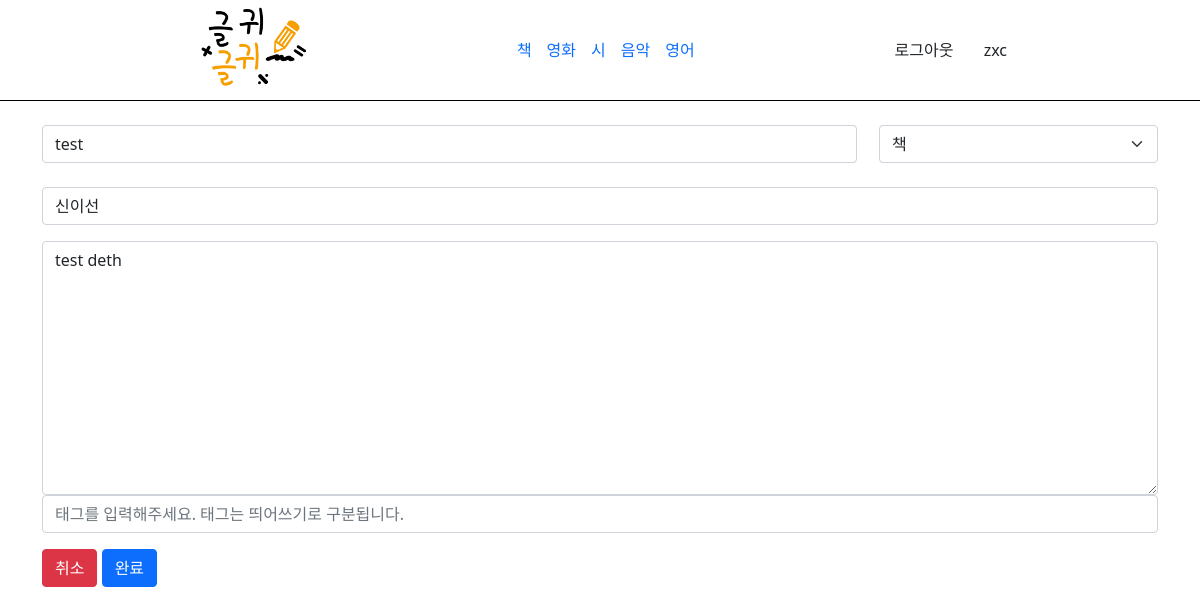
/edit?id=1 (signed in), run on an earlier commit of the app's database.
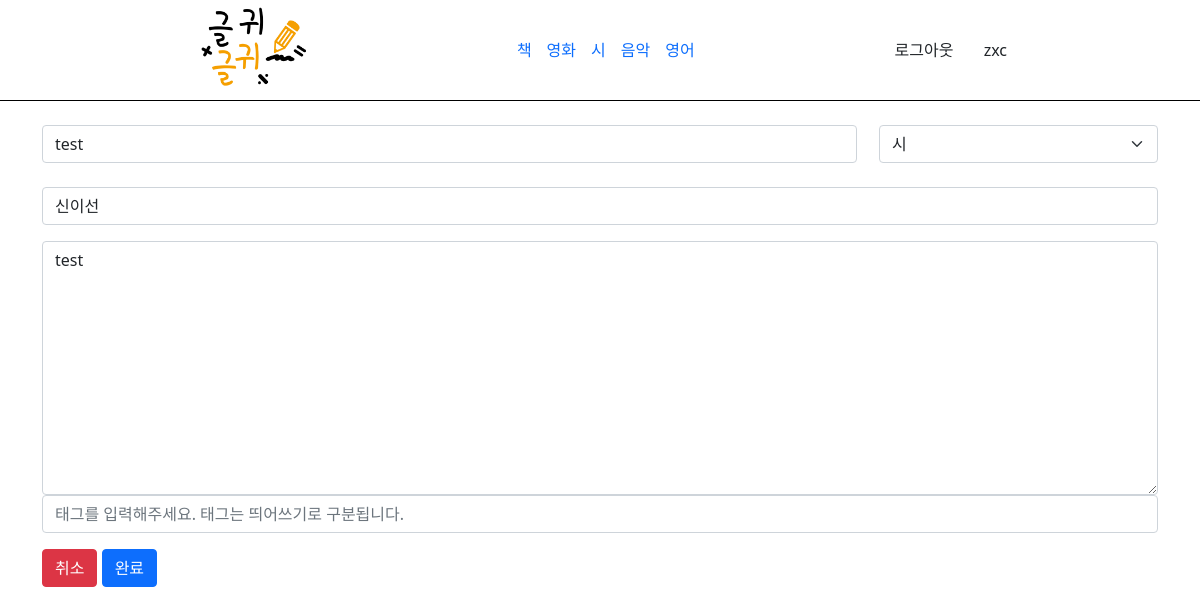
And on a later commit of the database.
### tables this page shows
CREATE TABLE `list` (
  `id` int(11) NOT NULL,
  `title` varchar(100) NOT NULL,
  `content` varchar(1000) NOT NULL,
  `copy` varchar(50) NOT NULL,
  `cate` varchar(100) NOT NULL,
  `writer` varchar(50) NOT NULL,
  `writedate` datetime NOT NULL DEFAULT current_timestamp(),
  `viewcnt` int(10) NOT NULL DEFAULT 0,
  `sug` int(10) NOT NULL DEFAULT 0,
  `recnt` int(10) NOT NULL DEFAULT 0
);

### src/helper.php (called while the page is built, shortened)
<?php
    function view($page, $list = [], $list1 = [], $list2 = []) {
        require VIEW."/header.php";
        require VIEW."/$page.php";
        exit;
    }

### src/Controller/ViewController.php (called while the page is built, shortened)
<?php
    class ViewController {
        static function edit() {
            $id = $_GET['id'];
            $list = DB::fetch("SELECT * FROM list WHERE id = ?", [$id]);
            view('edit', $list);
        }
    }

### src/web.php (called while the page is built, shortened)
<?php
    Route::start();

### public/index.php (called while the page is built, shortened)
<?php
    require SRC."/helper.php";
    require SRC."/web.php";

### src/App/DB.php (called while the page is built, shortened)
<?php
    class DB {
        static $db = null;
        static function getDB() {
            if(self::$db == null) {
                self::$db = new \PDO("mysql:host=localhost; dbname=geulgwi; charset=utf8mb4", "root", "", [
                    19=>5,
                    3=>2
                ]);
            }
            return self::$db;
        }
        static function query($sql, $data = []) {
            $q = self::getDB()->prepare($sql, $data);
            $q->execute($data);
            return $q;
        }
        static function fetch($sql, $data = []) {
            return self::query($sql, $data)->fetch();
        }
    }

### src/View/edit.php (the view, shortened to what this page needs)
<header>
    <div class="box">
        <div class="logo">
            <a href="/"><img src="./resource/img/logo.png" alt="로고" title="로고"></a>
        </div>
        <nav>
            <ul style="margin: 0; padding: 0;">
                <li><a href="#">책</a></li>
                <li><a href="#">영화</a></li>
                <li><a href="#">시</a></li>
                <li><a href="#">음악</a></li>
                <li><a href="#">영어</a></li>
            </ul>
        </nav>
        <div class="ect">
            <?php if(isset($_SESSION['user'])) : ?>
                <a href="/logout" class="btn logout">로그아웃</a>
                <a href="/mypage" class="btn"><?= $_SESSION['user']->id ?></a>
            <?php else : ?>
                <a href="/login" class="btn login">로그인</a>
                <a href="/register" class="btn register">회원가입</a>
            <?php endif; ?>
        </div>
    </div>
</header>
<section>
    <div class="container write">
        <form action="/editok" method="post">
            <div class="top my-4">
                <div style="width: 73%;">
                    <input type="text" name="title" id="title" class="form-control" value="<?= $list->title ?>" placeholder="제목을 입력해주세요" required>
                </div>
                <div style="width: 25%;">
                    <select name="cates" id="cates" class="form-select">
                        <?php
                            $cates = array("책", "시", "음악", "영화");
                            foreach($cates as $item) {
                                if($item == $list->cate) {
                                    echo "<option value='{$item}' selected>{$item}</option>";
                                } else {
                                    echo "<option value='{$item}'>{$item}</option>";
                                }
                            }
                        ?>
                    </select>
                </div>
            </div>
            <div class='mb-3'>
                <input type="text" name="copy" id="copy" class="form-control" value="<?= $list->copy ?>" placeholder="저작권 출처를 밝혀야 합니다 (책 제목, 사이트 주소 등)" required>
            </div>
            <div class='mb-3'>
                <textarea name="content" id="content" cols="30" rows="10" class="form-control" required><?= $list->content ?></textarea>
                <input class="form-control" type="text" name="tag" id="tag" placeholder="태그를 입력해주세요. 태그는 띄어쓰기로 구분됩니다.">
            </div>
            <button class="btn btn-danger cancle">취소</button>
            <button class="btn btn-primary">완료</button>
        </form>
    </div>
</section>

### src/App/Route.php (shortened to what this page needs)
<?php
    class Route {
        static $pages = [];
        static function __callStatic($name, $arg) {
            if(strtolower($_SERVER['REQUEST_METHOD']) == $name) {
                self::$pages[] = $arg;
            }
        }
        static function start() {
            $url = explode("?", $_SERVER['REQUEST_URI'])[0];
            foreach(self::$pages as $page) {
                if($url == $page[0]) {
                    $action = explode("@", $page[1]);
                    $con = new $conName();
                    $con->{$action[1]}();
                    exit;
                }
            }
        }
    }

What changed in the data, as far as the page shows it:
changed list "test": cates "책" → "시"; content "test deth" → "test"
